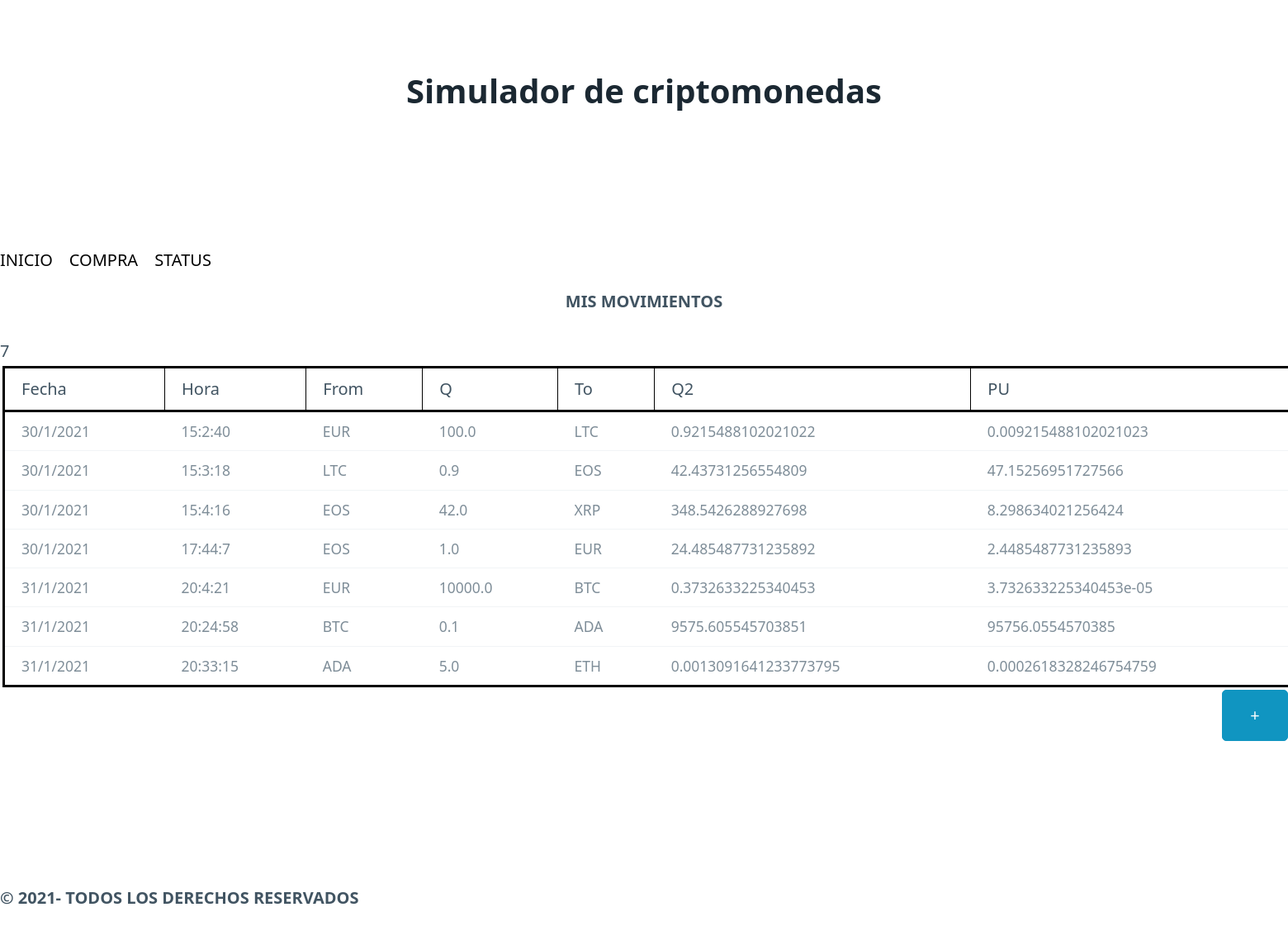
Before: / with the older database file.
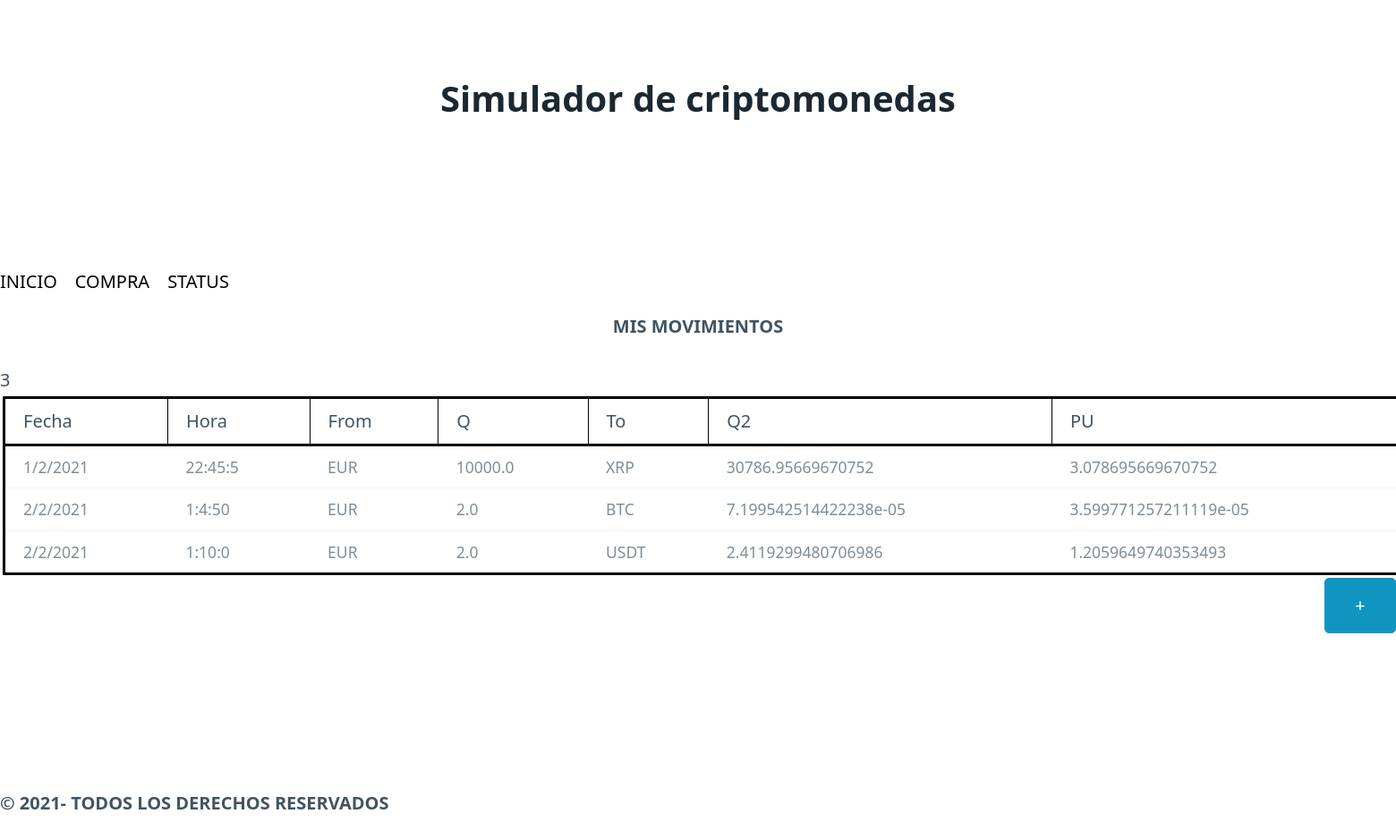
After: the same page with the newer database file.
### tables this page shows
CREATE TABLE "movimientos" (
	"id"	INTEGER,
	"date"	TEXT NOT NULL,
	"time"	TEXT NOT NULL,
	"from_currency"	TEXT NOT NULL,
	"from_quantity"	REAL NOT NULL,
	"to_currency"	TEXT NOT NULL,
	"to_quantity"	REAL NOT NULL,
	"PU"	REAL NOT NULL,
	PRIMARY KEY("id" AUTOINCREMENT)
);

### movements/views.py (the view)
@app.route("/")
def listaIngresos():
    form= MovementForm()
    try:
        result = make_query("SELECT date, time , from_currency, from_quantity, to_currency, to_quantity, PU FROM movimientos;") or []
        print(result)
        ingresos= result.fetchall()
        result.close()
    except Exception as e:
        print(f"no ha podido realizar la consulta a la base de datos {type(e).__name__} - {e}")
        messages.append("lo siento, no se hemos podido conectar con la base de datos")
        return render_template("errores.html", datos=[] , form=form, messages=messages)
    '''# llamo a mi fichero csv
    fIngresos= open("movements/data/basededatos.csv ", "r")
    # leo linea a linea mi fichero
    csvReader= csv.reader(fIngresos, delimiter="," , quotechar='"')
    ingresos= list(csvReader) '''
    return render_template("movements.html", datos=ingresos , form=form, messages=messages)

### movements/views.py (called while the page is built)
def connection():
    succes=True
    c=[]
    conn= sqlite3.connect("movements/data/basededatos.db")
    c=conn.cursor()
    return c

def make_query(query, params=[]):
    c=[]
    c=connection()
    c.execute(query, params)
    return c

### movements/templates/movements.html (shortened to what this page needs)
{% extends "inicio.html" %}
{% block contenido %}
<nav class="opciones123">
    <ul>
        <li><a class="milista" href="/" aria-disabled="true"> INICIO </a></li>
        <li><a  class="milista" href="compra.html">COMPRA</a></li>
        <li><a class="milista" href="status.html">STATUS</a></li>
    </ul>
</nav>
<p class="tituloinicio">MIS MOVIMIENTOS</p>
{{datos|length}}
{% if datos|length > 0 %}
    <table class="tabla">
        <tr class="tabla2">
            <th class="opcion">Fecha</th>
            <th class="opcion">Hora</th>
            <th class="opcion">From</th>
            <th class="opcion">Q</th>
            <th class="opcion">To</th>
            <th class="opcion">Q2</th>
            <th class="opcion">PU</th>
        </tr>
    {% for registro in datos %}
        <tr>
        <td> {{ registro [0] }}</td>
        <td>{{ registro[1] }}</td>
        <td>{{ registro[2] }}</td>
        <td>{{ registro[3] }}</td>
        <td>{{ registro[4] }}</td>
        <td>{{ registro[5] }}</td>
        <td>{{ registro[6] }}</td>
        </tr>
    {% endfor %}
    {% else %}
    <p>NO HAY MOVIMIENTOS</p>
        {% endif %}
    </table>
    <div>
    <button onclick="location.href='compra.html'"  class="boton"  type="button" class="btn btn-secondary btn-lg align-items-end"> + </button>
    </div>
{% endblock %}

### movements/templates/inicio.html (shortened to what this page needs)
<!DOCTYPE html>
<html lang="en">
    <head>
        <link rel="stylesheet" href="{{ url_for('static', filename='css/pico.css') }}">
        <link rel="stylesheet" href="{{ url_for('static', filename='css/style.css') }}">
        <body class="imagen-fondo2">
            <header class="simulador">
                <h1>Simulador de criptomonedas</h1>
            </header>
        <head>
    </head>
        <section>
            {% block contenido %} {% endblock %}
        </section>
        <footer class="derechos">
            &copy; 2021- TODOS LOS DERECHOS RESERVADOS
        </footer>
    </body>
</html>

### movements/static/css/style.css (style rules this page uses)
.derechos { opacity: 100%; font-weight: bold; }
.imagen-fondo2 { background-image: url("https://fondosmil.com/fondo/16641.jpg"); background-size: cover; }
.boton { width: 80px; float:right }
.tituloinicio { text-align: center; font-weight: bold; }
.opciones123 { width: 200%; margin: auto; overflow:hidden; }
.tabla { border: 2px; border-color: black; width: 100%; }
.simulador { text-align: center; }
.derechos { opacity: 100%; }
.milista { float: right; padding: 0; margin: 0; color: black; }
.tabla { border-collapse: collapse; margin: 3px; padding: 2px; border: black 3px solid; }
.tabla2 { border: black 3px solid; }
.opcion { border: black 1px solid; }

Changed rows visible on the page:
removed movimientos: date "30/1/2021", time "15:2:40", from_currency "EUR", from_quantity "100.0", to_currency "LTC", to_quantity "0.9215488102021022", PU "0.009215488102021023"
removed movimientos: date "30/1/2021", time "15:3:18", from_currency "LTC", from_quantity "0.9", to_currency "EOS", to_quantity "42.43731256554809", PU "47.15256951727566"
removed movimientos: date "30/1/2021", time "15:4:16", from_currency "EOS", from_quantity "42.0", to_currency "XRP", to_quantity "348.5426288927698", PU "8.298634021256424"
removed movimientos: date "30/1/2021", time "17:44:7", from_currency "EOS", from_quantity "1.0", to_currency "EUR", to_quantity "24.485487731235892", PU "2.4485487731235893"
removed movimientos: date "31/1/2021", time "20:4:21", from_currency "EUR", from_quantity "10000.0", to_currency "BTC", to_quantity "0.3732633225340453", PU "3.732633225340453e-05"
removed movimientos: date "31/1/2021", time "20:24:58", from_currency "BTC", from_quantity "0.1", to_currency "ADA", to_quantity "9575.605545703851", PU "95756.0554570385"
removed movimientos: date "31/1/2021", time "20:33:15", from_currency "ADA", from_quantity "5.0", to_currency "ETH", to_quantity "0.0013091641233773795", PU "0.0002618328246754759"
added movimientos: date "1/2/2021", time "22:45:5", from_currency "EUR", from_quantity "10000.0", to_currency "XRP", to_quantity "30786.95669670752", PU "3.078695669670752"
added movimientos: date "2/2/2021", time "1:4:50", from_currency "EUR", from_quantity "2.0", to_currency "BTC", to_quantity "7.199542514422238e-05", PU "3.599771257211119e-05"
added movimientos: date "2/2/2021", time "1:10:0", from_currency "EUR", from_quantity "2.0", to_currency "USDT", to_quantity "2.4119299480706986", PU "1.2059649740353493"
Other visible differences:
{{ datos|length }}: "7" → "3"
